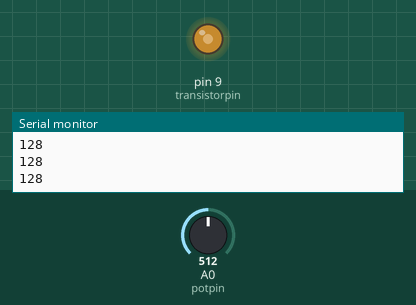
A sketch run on a simulated Arduino Uno, built with avr-gcc and run on an emulated ATmega328P. Parts: output pins drawn as LEDs (lit = HIGH), the last lines printed to the serial monitor. The test bench sets the inputs (shaded band); at power-on: A0 (potpin) = 512.

Above: at 1.2 s.
1.3 s: A0 (potpin) set to 716
At 1.6 s:
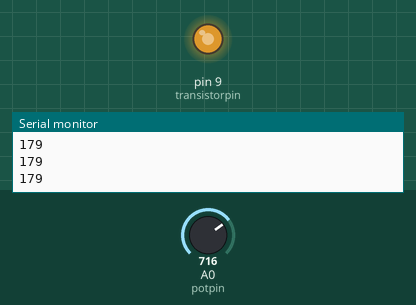
2.8 s: A0 (potpin) set to 900
At 4.0 s:
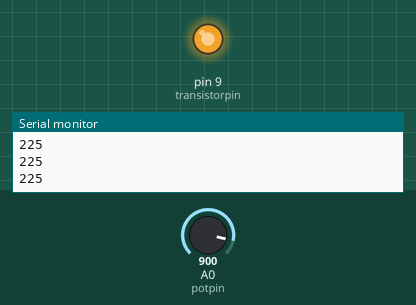
4.3 s: A0 (potpin) set to 122
At 5.1 s:
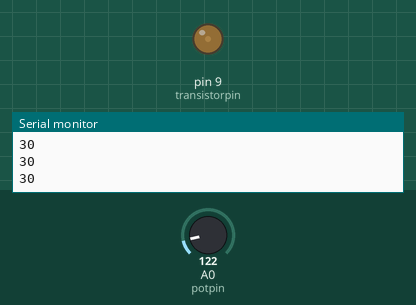
5.8 s: A0 (potpin) set to 0
At 6.2 s:
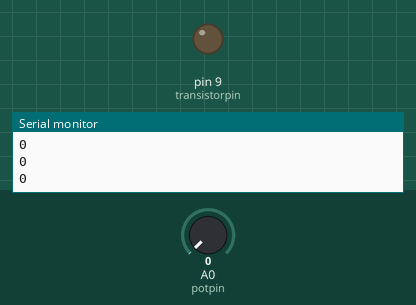
Timing chart, 0 to 8.3 s (numbered marks = the images above; inputs shaded):
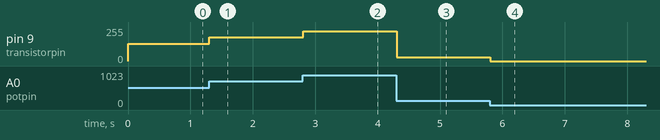

The sketch:

simple_motor_control.ino
```cpp
int potpin = 0;
int transistorpin = 9;
int potvalue = 0;

void setup()
{
  Serial.begin(9600);
  pinMode(transistorpin, OUTPUT);
}

void loop()
{
  potvalue = analogRead(potpin)/4;
  Serial.println(potvalue);
  analogWrite(transistorpin, potvalue);
}
```

Measured:
- after the input at 1.3 s, pin 9 (transistorpin): 128/255 → 179/255 at once
- after the input at 2.8 s, pin 9 (transistorpin): 179/255 → 225/255 at once
- after the input at 4.3 s, pin 9 (transistorpin): 225/255 → 30/255 at once
- after the input at 5.8 s, pin 9 (transistorpin): 30/255 → 0/255 at once
